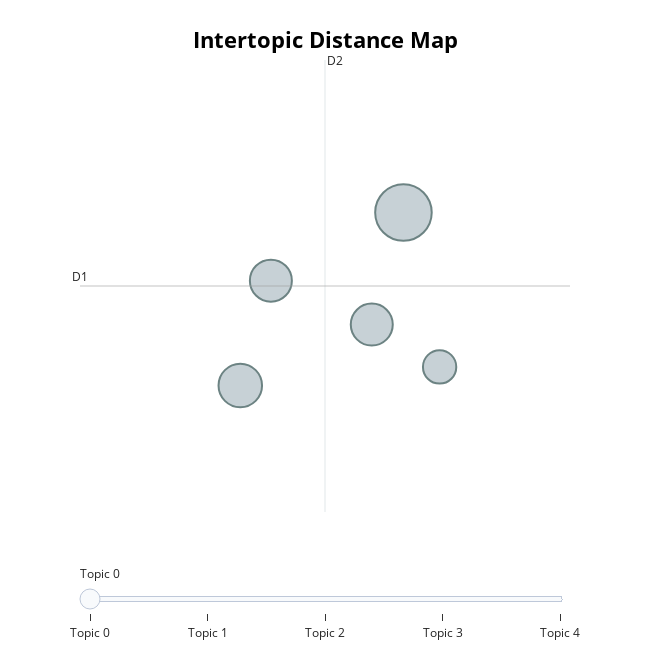
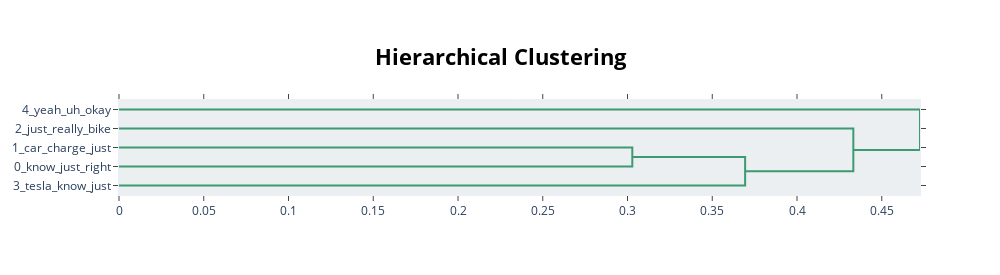
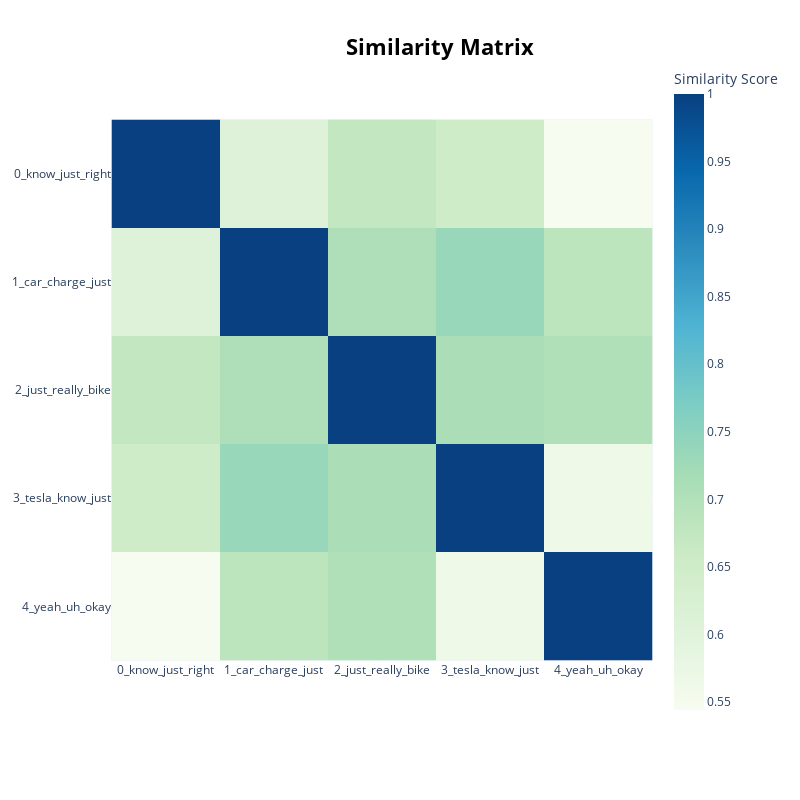

Notebook code cell kept with these figures, in order:
### Code cell
# -*- coding: utf-8 -*-
import json
import pandas as pd
from bertopic import BERTopic
from sentence_transformers import SentenceTransformer
from umap import UMAP
from hdbscan import HDBSCAN
from sklearn.feature_extraction.text import CountVectorizer

# ----------------------
# 1. 加载数据
# ----------------------
with open("data.json", "r", encoding="utf-8") as file:
    data = json.load(file)

captions_list = []
video_id_map = []  # 存储 (author, playlist_id, video_id)

for author, playlists in data.items():
    for playlist_id, videos in playlists.items():
        for video_id, video_data in videos.items():
            captions = video_data.get("captions", "").strip()
            if captions:
                captions_list.append(captions)
                video_id_map.append((author, playlist_id, video_id))

print(f"共加载 {len(captions_list)} 个非空字幕")

# ----------------------
# 2. 轻量预处理（BERTopic不需要复杂预处理）
# ----------------------
def simple_preprocess(text):
    text = text.lower()
    # 去除常见YouTube无关词
    custom_stopwords = {"video", "channel", "subscribe", "like", "click", "please"}
    words = text.split()
    words = [word for word in words if word not in custom_stopwords]
    return " ".join(words)

cleaned_texts = [simple_preprocess(text) for text in captions_list]

# ----------------------
# 3. 初始化BERTopic模型（使用预训练模型）
# ----------------------
# 选择轻量级模型（适合英文）
embedding_model = SentenceTransformer("all-MiniLM-L6-v2")

# 自定义主题建模流程（可选）
umap_model = UMAP(n_neighbors=15, n_components=5, min_dist=0.0, metric='cosine')
hdbscan_model = HDBSCAN(min_cluster_size=10, prediction_data=True)
vectorizer_model = CountVectorizer(ngram_range=(1, 2), stop_words="english")

topic_model = BERTopic(
    embedding_model=embedding_model,   # 嵌入模型
    umap_model=umap_model,             # 降维
    hdbscan_model=hdbscan_model,       # 聚类
    vectorizer_model=vectorizer_model, # 关键词提取
    language="english",                # 语言（用于停用词）
    calculate_probabilities=True,
    verbose=True
)

# ----------------------
# 4. 训练模型
# ----------------------
topics, probabilities = topic_model.fit_transform(cleaned_texts)

# ----------------------
# 5. 解析结果
# ----------------------
# 查看所有主题的关键词
topic_info = topic_model.get_topic_info()
print("\n主题统计:")
print(topic_info.head())

# 查看某个主题的详细关键词（例如Topic 1）
print("\n示例主题关键词（Topic 1）:")
print(topic_model.get_topic(1))  # 输出格式: [(关键词, 权重), ...]

# 将主题关联到原始视频数据
results_df = pd.DataFrame({
    "author": [x[0] for x in video_id_map],
    "playlist_id": [x[1] for x in video_id_map],
    "video_id": [x[2] for x in video_id_map],
    "text": cleaned_texts,
    "topic_id": topics
})

# 保存结果
results_df.to_csv("topic_results.csv", index=False)

# ----------------------
# 6. 可视化（需要安装`plotly`）
# ----------------------
# 主题交互式可视化
fig = topic_model.visualize_topics()
fig.show()

# 主题层次结构
fig = topic_model.visualize_hierarchy()
fig.show()

# 主题相似度热力图
fig = topic_model.visualize_heatmap()
fig.show()

### Figure 1 — Plotly figure (JSON) as saved in the notebook; plotly's stock layout.template omitted (floating-point values rounded to 4 significant figures)
{"data": [{"customdata": [[0, "know | just | right | elon | think", 49], [1, "car | charge | just | charging | electric", 29], [2, "just | really | bike | ve | car", 27], [3, "tesla | know | just | truck | going", 27], [4, "yeah | uh | okay | oh | just", 17]], "hovertemplate": "<b>Topic %{customdata[0]}</b><br>%{customdata[1]}<br>Size: %{customdata[2]}", "legendgroup": "", "marker": {"color": "#B0BEC5", "line": {"color": "DarkSlateGrey", "width": 2}, "size": [49, 29, 27, 27, 17], "sizemode": "area", "sizeref": 0.03062, "symbol": "circle"}, "mode": "markers", "name": "", "orientation": "v", "showlegend": false, "type": "scatter", "x": [-8.401, -9.915, -8.695, -9.631, -8.065], "xaxis": "x", "y": [6.641, 5.51, 5.909, 6.195, 5.632], "yaxis": "y"}], "layout": {"annotations": [{"showarrow": false, "text": "D1", "x": -11.4, "y": 6.161, "yshift": 10}, {"showarrow": false, "text": "D2", "x": -9.129, "xshift": 10, "y": 7.637}], "height": 650, "hoverlabel": {"bgcolor": "white", "font": {"family": "Rockwell", "size": 16}}, "legend": {"itemsizing": "constant", "tracegroupgap": 0}, "margin": {"t": 60}, "shapes": [{"line": {"color": "#CFD8DC", "width": 2}, "type": "line", "x0": -9.129, "x1": -9.129, "y0": 4.684, "y1": 7.637}, {"line": {"color": "#9E9E9E", "width": 2}, "type": "line", "x0": -11.4, "x1": -6.856, "y0": 6.161, "y1": 6.161}], "sliders": [{"active": 0, "pad": {"t": 50}, "steps": [{"args": [{"marker.color": [["red", "#B0BEC5", "#B0BEC5", "#B0BEC5", "#B0BEC5"]]}], "label": "Topic 0", "method": "update"}, {"args": [{"marker.color": [["#B0BEC5", "red", "#B0BEC5", "#B0BEC5", "#B0BEC5"]]}], "label": "Topic 1", "method": "update"}, {"args": [{"marker.color": [["#B0BEC5", "#B0BEC5", "red", "#B0BEC5", "#B0BEC5"]]}], "label": "Topic 2", "method": "update"}, {"args": [{"marker.color": [["#B0BEC5", "#B0BEC5", "#B0BEC5", "red", "#B0BEC5"]]}], "label": "Topic 3", "method": "update"}, {"args": [{"marker.color": [["#B0BEC5", "#B0BEC5", "#B0BEC5", "#B0BEC5", "red"]]}], "label": "Topic 4", "method": "update"}]}], "title": {"font": {"color": "Black", "size": 22}, "text": "<b>Intertopic Distance Map</b>", "x": 0.5, "xanchor": "center", "y": 0.95, "yanchor": "top"}, "width": 650, "xaxis": {"anchor": "y", "domain": [0, 1], "range": [-11.4, -6.856], "title": {"text": ""}, "visible": false}, "yaxis": {"anchor": "x", "domain": [0, 1], "range": [4.684, 7.637], "title": {"text": ""}, "visible": false}}}

### Figure 2 — Plotly figure (JSON) as saved in the notebook; plotly's stock layout.template omitted (floating-point values rounded to 4 significant figures)
{"data": [{"hoverinfo": "text", "marker": {"color": "rgb(61,153,112)"}, "mode": "lines", "type": "scatter", "x": [0.0, 0.3028, 0.3028, 0.0], "xaxis": "x", "y": [-25.0, -25.0, -35.0, -35.0], "yaxis": "y"}, {"hoverinfo": "text", "marker": {"color": "rgb(61,153,112)"}, "mode": "lines", "type": "scatter", "x": [0.3028, 0.3694, 0.3694, 0.0], "xaxis": "x", "y": [-30.0, -30.0, -45.0, -45.0], "yaxis": "y"}, {"hoverinfo": "text", "marker": {"color": "rgb(61,153,112)"}, "mode": "lines", "type": "scatter", "x": [0.0, 0.4332, 0.4332, 0.3694], "xaxis": "x", "y": [-15.0, -15.0, -37.5, -37.5], "yaxis": "y"}, {"hoverinfo": "text", "marker": {"color": "rgb(61,153,112)"}, "mode": "lines", "type": "scatter", "x": [0.0, 0.4726, 0.4726, 0.4332], "xaxis": "x", "y": [-5.0, -5.0, -26.25, -26.25], "yaxis": "y"}], "layout": {"autosize": false, "height": 275, "hoverlabel": {"bgcolor": "white", "font": {"family": "Rockwell", "size": 16}}, "hovermode": "closest", "plot_bgcolor": "#ECEFF1", "showlegend": false, "title": {"font": {"color": "Black", "size": 22}, "text": "<b>Hierarchical Clustering</b>", "x": 0.5, "xanchor": "center", "yanchor": "top"}, "width": 1000, "xaxis": {"mirror": "allticks", "rangemode": "tozero", "showgrid": false, "showline": true, "showticklabels": true, "ticks": "outside", "type": "linear", "zeroline": false}, "yaxis": {"mirror": "allticks", "range": [-50, 0], "rangemode": "tozero", "showgrid": false, "showline": true, "showticklabels": true, "tickmode": "array", "ticks": "outside", "ticktext": ["4_yeah_uh_okay", "2_just_really_bike", "1_car_charge_just", "0_know_just_right", "3_tesla_know_just"], "tickvals": [-5, -15, -25, -35, -45], "type": "linear", "zeroline": false}}}

### Figure 3 — Plotly figure (JSON) as saved in the notebook; plotly's stock layout.template omitted (floating-point values rounded to 4 significant figures)
{"data": [{"coloraxis": "coloraxis", "hovertemplate": "x: %{x}<br>y: %{y}<br>Similarity Score: %{z}<extra></extra>", "name": "0", "type": "heatmap", "x": ["0_know_just_right", "1_car_charge_just", "2_just_really_bike", "3_tesla_know_just", "4_yeah_uh_okay"], "xaxis": "x", "y": ["0_know_just_right", "1_car_charge_just", "2_just_really_bike", "3_tesla_know_just", "4_yeah_uh_okay"], "yaxis": "y", "z": [[1.0, 0.6057, 0.6733, 0.6503, 0.5442], [0.6057, 1.0, 0.7062, 0.735, 0.6841], [0.6733, 0.7062, 1.0, 0.7108, 0.7048], [0.6503, 0.735, 0.7108, 1.0, 0.566], [0.5442, 0.6841, 0.7048, 0.566, 1.0]]}], "layout": {"coloraxis": {"colorbar": {"title": {"text": "Similarity Score"}}, "colorscale": [[0, "rgb(247,252,240)"], [0.125, "rgb(224,243,219)"], [0.25, "rgb(204,235,197)"], [0.375, "rgb(168,221,181)"], [0.5, "rgb(123,204,196)"], [0.625, "rgb(78,179,211)"], [0.75, "rgb(43,140,190)"], [0.875, "rgb(8,104,172)"], [1, "rgb(8,64,129)"]]}, "height": 800, "hoverlabel": {"bgcolor": "white", "font": {"family": "Rockwell", "size": 16}}, "legend": {"title": {"text": "Trend"}}, "margin": {"t": 60}, "showlegend": true, "title": {"font": {"color": "Black", "size": 22}, "text": "<b>Similarity Matrix</b>", "x": 0.55, "xanchor": "center", "y": 0.95, "yanchor": "top"}, "width": 800, "xaxis": {"anchor": "y", "constrain": "domain", "domain": [0, 1], "scaleanchor": "y"}, "yaxis": {"anchor": "x", "autorange": "reversed", "constrain": "domain", "domain": [0, 1]}}}
